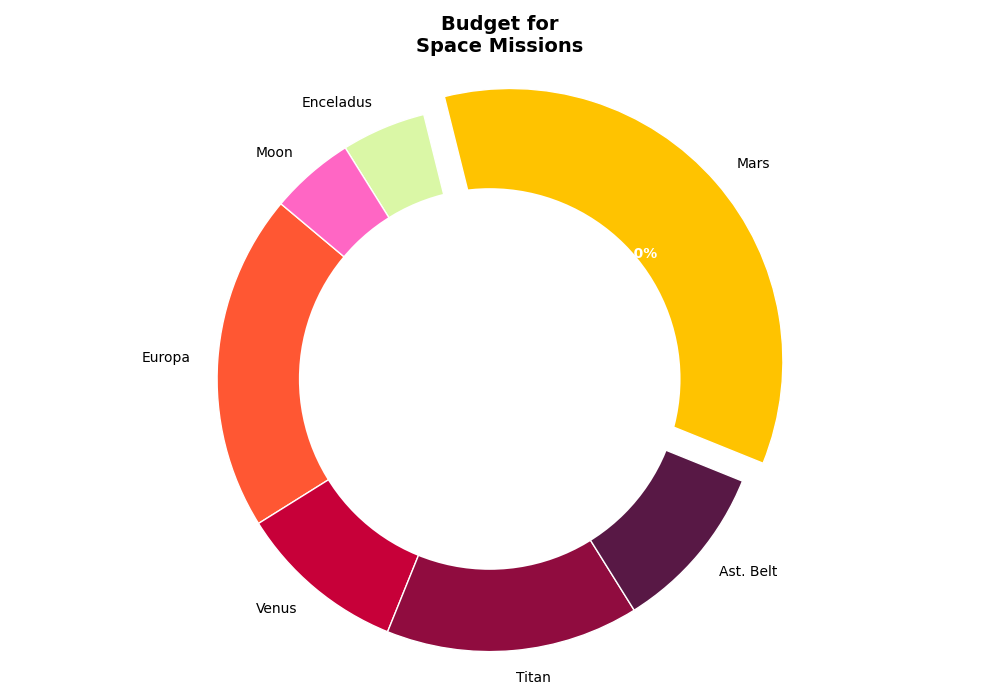

The Python source for this figure:
import matplotlib.pyplot as plt

destinations = ['Europa', 'Venus', 'Titan', 'Ast. Belt', 'Mars', 'Enceladus', 'Moon']
budget_allocation = [20, 10, 15, 10, 35, 5, 5]

# New set of colors for the pie chart
colors = ['#FF5733', '#C70039', '#900C3F', '#581845', '#FFC300', '#DAF7A6', '#FF66C4']
explode = (0, 0, 0, 0, 0.1, 0, 0)

fig, ax = plt.subplots(figsize=(10, 7))
wedges, texts, autotexts = ax.pie(
    budget_allocation,
    explode=explode,
    labels=destinations,
    colors=colors,  # Apply the new colors here
    autopct='%1.1f%%',
    startangle=140,
    wedgeprops=dict(edgecolor='w')
)

centre_circle = plt.Circle((0,0),0.70,fc='white')
fig.gca().add_artist(centre_circle)

for autotext in autotexts:
    autotext.set_color('white')
    autotext.set_fontsize(10)
    autotext.set_weight('bold')

ax.axis('equal')
plt.title("Budget for\nSpace Missions", fontsize=14, fontweight='bold')

plt.tight_layout()
plt.show()
